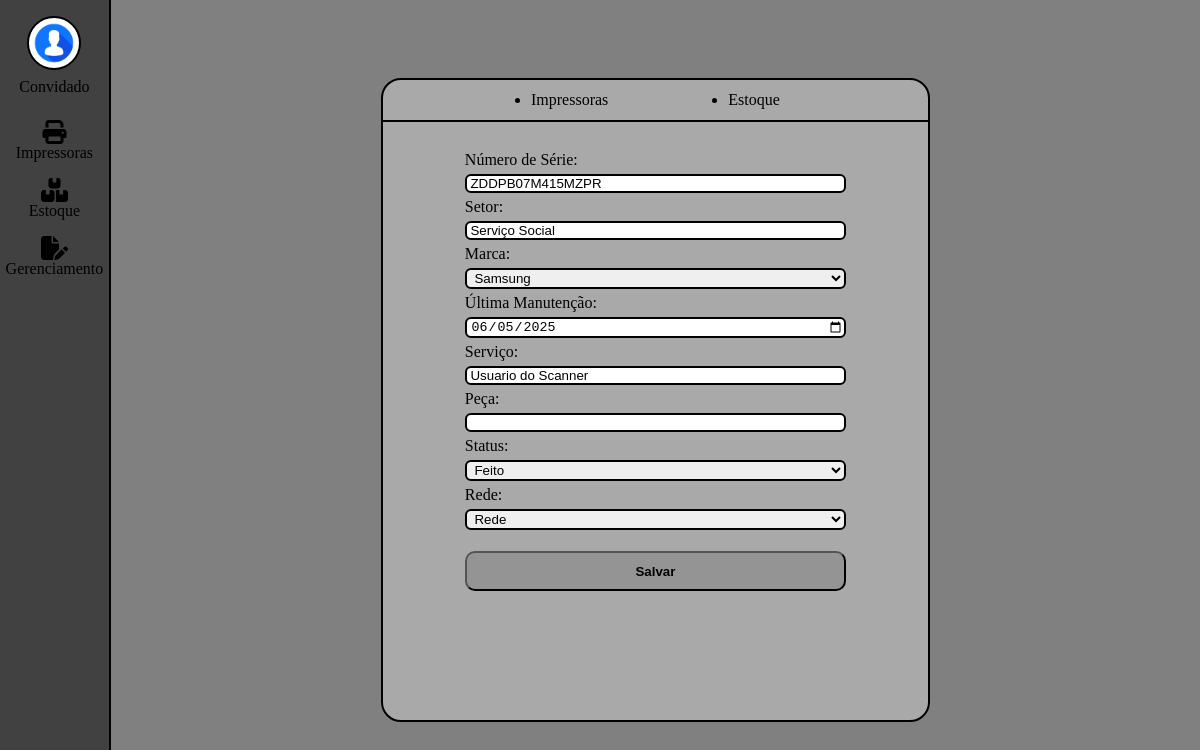
The page /src/tabs/gerenciamento.php?id_imp=2 on the database its author committed.
### tables this page shows
CREATE TABLE impressoras (
    id_imp INT AUTO_INCREMENT PRIMARY KEY,
    numero_de_serie VARCHAR(50) NOT NULL UNIQUE,
    setor VARCHAR(50) NOT NULL,
    marca ENUM('Samsung', 'HP', 'Epson') NOT NULL,
    ultima_manutencao DATE NOT NULL DEFAULT '2025-06-23',
    problema TEXT NOT NULL DEFAULT 'Nenhuma',
    peca_utilizada VARCHAR(50) NOT NULL DEFAULT 'Nenhuma',
    status_de_conclusao ENUM('Pendente', 'Em andamento', 'Feito') NOT NULL DEFAULT 'Pendente',
    rede ENUM('Sim', 'Não') NOT NULL
);

### src/tabs/gerenciamento.php (the view, shortened to what this page needs)
<?php
$dados = [
    "id_imp" => "",
    "numero_de_serie" => "",
    "setor" => "",
    "marca" => "",
    "ultima_manutencao" => "",
    "problema" => "",
    "peca_utilizada" => "",
    "status_de_conclusao" => "",
    "rede" => ""
];
if (isset($_GET['id_imp'])) {
    require("../conexaobd.php");
    $id_imp = $_GET['id_imp'];
    $stmt = $pdo->prepare("SELECT * FROM impressoras WHERE id_imp = :id_imp");
    $stmt->bindParam(":id_imp", $id_imp);
    $stmt->execute();
    if ($stmt->rowCount() > 0) {
        $dados = $stmt->fetch(PDO::FETCH_ASSOC);
    }
}
?>
<!DOCTYPE html>
<html lang="pt-br">
<head>
    <link rel="stylesheet" href="../style.css">
    <link rel="stylesheet" href="https://cdnjs.cloudflare.com/ajax/libs/font-awesome/6.6.0/css/all.min.css"
 />
</head>
<body style="background-color: gray; display: flex;">
    <div class="tray">
        <div class="profile">
            <div class="profile-img" onclick=""></div>
            <div class="profile-name">Convidado</div>
        </div>
        <ul class="list">
            <li class="op-itens">
                <i class="fa-solid fa-print" onclick="window.location.href='./impressoras.php'"></i>
                <a href="./impressoras.php">
                    Impressoras
                </a>
            </li>
            <li class="op-itens">
                <i class="fa-solid fa-boxes-stacked" onclick="window.location.href='./estoque.php'"></i>
                <a href="./estoque.php">
                    Estoque
                </a>
            </li>
            <li class="op-itens">
                <i class="fa-solid fa-file-pen"></i>
                <a href="">
                    Gerenciamento
                </a>
            </li>
        </ul>
    </div>
    <div class="content" id="edicao">
        <div class="container container-gerenciamento">
            <ul class="op-edit">
                <li onclick="">Impressoras</li>
                <li onclick="">Estoque</li>
            </ul>
            <div class="content-edit">
                <form action="" method="post">
                    <div class="form-group">
                        <label for="serial">Número de Série:</label>
                        <input type="text" id="serial" name="serial" style="text-transform: uppercase;" required value="<?php echo htmlspecialchars($dados['numero_de_serie']); ?>" readonly>
                        <label for="setor">Setor:</label>
                        <input type="text" id="setor" name="setor" required value="<?php echo htmlspecialchars($dados['setor']); ?>">
                        <label for="marca">Marca:</label>
                        <select id="marca" name="marca" required>
                            <option value="Samsung" <?php if($dados['marca']=='Samsung') echo 'selected'; ?>>Samsung</option>
                        </select>
                        <label for="ultima_manutencao">Última Manutenção:</label>
                        <input type="date" id="ultima_manutencao" name="ultima_manutencao" required value="<?php echo htmlspecialchars($dados['ultima_manutencao']); ?>">
                        <label for="servico">Serviço:</label>
                        <input type="text" id="servico" name="servico" required value="<?php echo htmlspecialchars($dados['problema']); ?>">
                        <label for="peca">Peça:</label>
                        <input type="text" id="peca" name="peca" required value="<?php echo htmlspecialchars($dados['peca_utilizada']); ?>">
                        <label for="status">Status:</label>
                        <select id="status" name="status" required>
                            <option value="Feito" <?php if($dados['status_de_conclusao']=='Feito') echo 'selected'; ?>>Feito</option>
                        </select>
                        <label for="rede">Rede:</label>
                        <select id="rede" name="rede" required>
                            <option value="Sim" <?php if($dados['rede']=='Sim') echo 'selected'; ?>>Rede</option>
                        </select>
                        <button type="submit">Salvar</button>
                    </div>
                </form>
            </div>
        </div>
    </div>
</body>
</html>

### src/style.css (style rules this page uses)
* { margin: 0; padding: 0; }
.tray { background-color: rgb(65, 65, 65); display: flex; flex-direction: column; height: 98vh; width: 10%; align-items: center; padding-top: 2vh; border-right: 2px solid black; }
.profile { display: flex; flex-direction: column; justify-items: center; align-items: center; gap: 1vh; }
.profile-img { display: flex; justify-content: center; align-items: center; height: 50px; width: 50px; border: 2px solid black; border-radius: 50%; background-image: url("./imgs/demo.jpg"); background-position: center; background-repeat: no-repeat; background-size: cover; cursor: pointer; }
.list { margin-top: 1vh; }
.op-itens { display: flex; flex-direction: column; align-items: center; }
.op-itens i { margin-top: 2vh; font-size: 3vh; cursor: pointer; }
.op-itens a { text-decoration: none; color: black; }
.content { width: 100%; display: flex; flex-direction: column; align-items: center; justify-content: start; }
#edicao { justify-content: center; }
.container { display: flex; flex-wrap: wrap; gap: 5px; border: 2px solid black; border-radius: 20px; height: 80%; width: 50%; background-color: darkgray; }
.container-gerenciamento { display: flex; flex-direction: column; justify-content: start; }
.op-edit { display: flex; flex-direction: row; justify-content: center; align-items: center; gap: 10vw; border-bottom: 2px solid black; width: 100%; height: 5vh; }
.content-edit { display: flex; justify-content: center; align-items: start; width: 100%; margin-top: 3vh; }
.content-edit button { margin-top: 2vh; border-radius: 10px; background-color: rgb(148, 148, 148); color: black; font-weight: bold; cursor: pointer; height: 5vh; }
.content-edit form { display: flex; flex-direction: column; justify-content: center; align-items: center; width: 70%; height: 100%; }
.form-group { display: flex; flex-direction: column; height: 100%; width: 100%; gap: 5px; }
.form-group input, select { border-radius: 6px; border: 2px solid black; padding-left: 0.3vw; }

### rows shown on the page
impressoras: serial "ZDDPB07M415MZPR", setor "Serviço Social", marca "Samsung", ultima_manutencao "06/05/2025", servico "Usuario do Scanner", status "Feito", rede "Rede"
